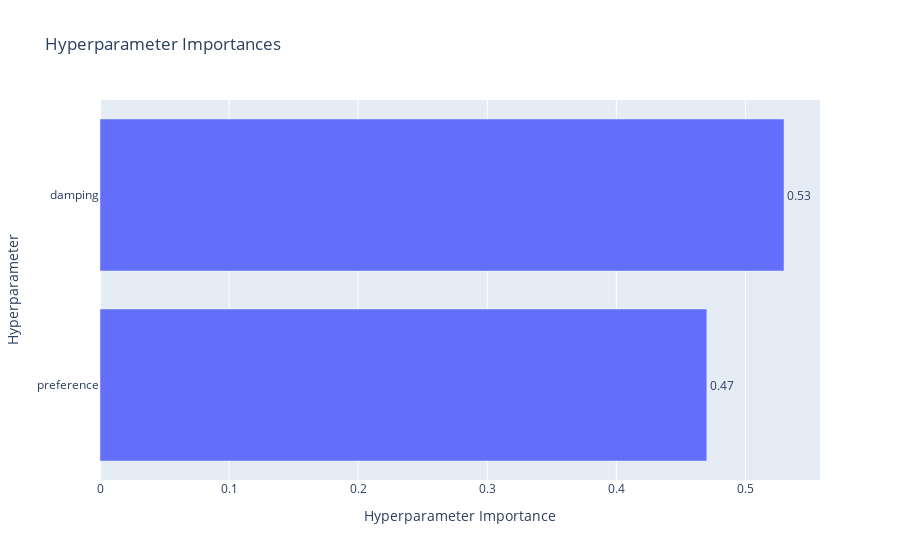

Here is the notebook cell this chart was saved with:
### Code cell
# Vẽ tầm quan trọng của các tham số
optuna.visualization.plot_param_importances(study).show()

### Figure 1 — Plotly figure (JSON) as saved in the notebook; plotly's stock layout.template omitted (floating-point values rounded to 4 significant figures)
{"data": [{"cliponaxis": false, "hovertemplate": ["preference (CategoricalDistribution): 0.4701113532691022<extra></extra>", "damping (CategoricalDistribution): 0.5298886467308977<extra></extra>"], "name": "Objective Value", "orientation": "h", "text": ["0.47", "0.53"], "textposition": "outside", "type": "bar", "x": [0.4701, 0.5299], "y": ["preference", "damping"]}], "layout": {"title": {"text": "Hyperparameter Importances"}, "xaxis": {"title": {"text": "Hyperparameter Importance"}}, "yaxis": {"title": {"text": "Hyperparameter"}}}}
